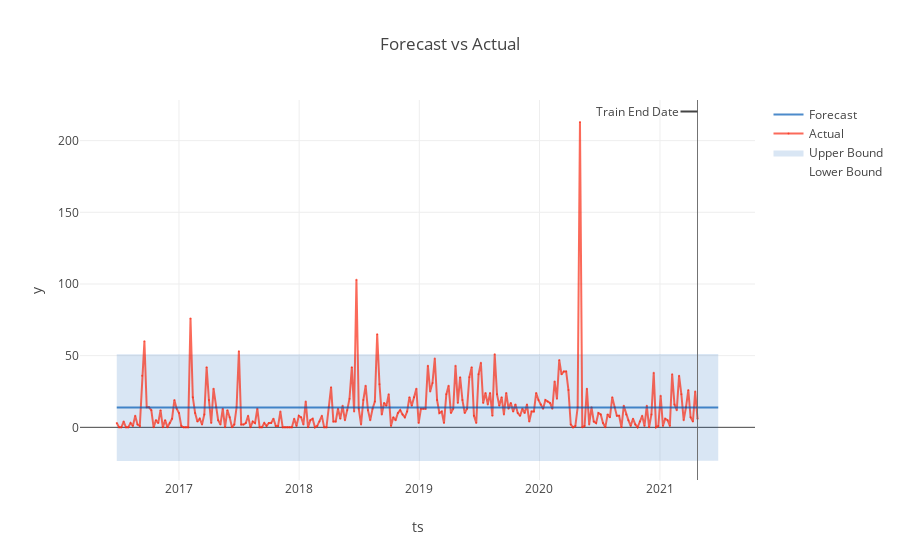

The code cell stored with this chart in its notebook:
### Code cell
forecast = result.forecast
fig = forecast.plot()
plotly.io.show(fig)

### Figure 1 — Plotly figure (JSON) as saved in the notebook; plotly's stock layout.template omitted (floating-point values rounded to 4 significant figures; data arrays with more than 128 entries replaced by an {"elided": "..."} marker saying what was removed)
{"data": [{"legendgroup": "interval", "line": {"color": "rgba(0, 90, 181, 0.5)", "width": 0}, "mode": "lines", "name": "Lower Bound", "type": "scatter", "uid": "f5f12b3b-e57a-40ad-9720-cf18cd2ab777", "x": {"elided": "262 str values"}, "y": {"elided": "262 float values"}}, {"fill": "tonexty", "fillcolor": "rgba(0, 90, 181, 0.15)", "legendgroup": "interval", "line": {"color": "rgba(0, 90, 181, 0.5)", "width": 0}, "mode": "lines", "name": "Upper Bound", "type": "scatter", "uid": "de9683c9-5344-418c-9716-40f82407203b", "x": {"elided": "262 str values"}, "y": {"elided": "262 float values"}}, {"line": {"color": "rgba(250, 43, 20, 0.7)"}, "marker": {"color": "rgba(250, 43, 20, 0.7)", "size": 2}, "mode": "lines+markers", "name": "Actual", "opacity": 1, "type": "scatter", "uid": "85d02cfa-d6e1-49fb-9676-403274726f74", "x": {"elided": "262 str values"}, "y": {"elided": "262 int values"}}, {"line": {"color": "rgba(0, 90, 181, 0.7)", "dash": "solid"}, "name": "Forecast", "type": "scatter", "uid": "74637325-43f3-4c84-bb9d-de4c9f65c310", "x": {"elided": "262 str values"}, "y": {"elided": "262 float values"}}], "layout": {"annotations": [{"arrowhead": 0, "ax": -60, "ay": 0, "showarrow": true, "text": "Train End Date", "x": "2021-04-25", "xref": "x", "y": 0.97, "yref": "paper"}], "legend": {"traceorder": "reversed"}, "shapes": [{"line": {"color": "rgba(100, 100, 100, 0.9)", "width": 1}, "type": "line", "x0": "2021-04-25", "x1": "2021-04-25", "xref": "x", "y0": 0, "y1": 1, "yref": "paper"}], "showlegend": true, "title": {"text": "Forecast vs Actual"}, "xaxis": {"title": {"text": "ts"}, "type": "date", "range": ["2016-03-02 01:14:18.363", "2021-10-20 22:45:41.637"], "autorange": true}, "yaxis": {"title": {"text": "y"}, "type": "linear", "range": [-36.78, 229.3], "autorange": true}}}
